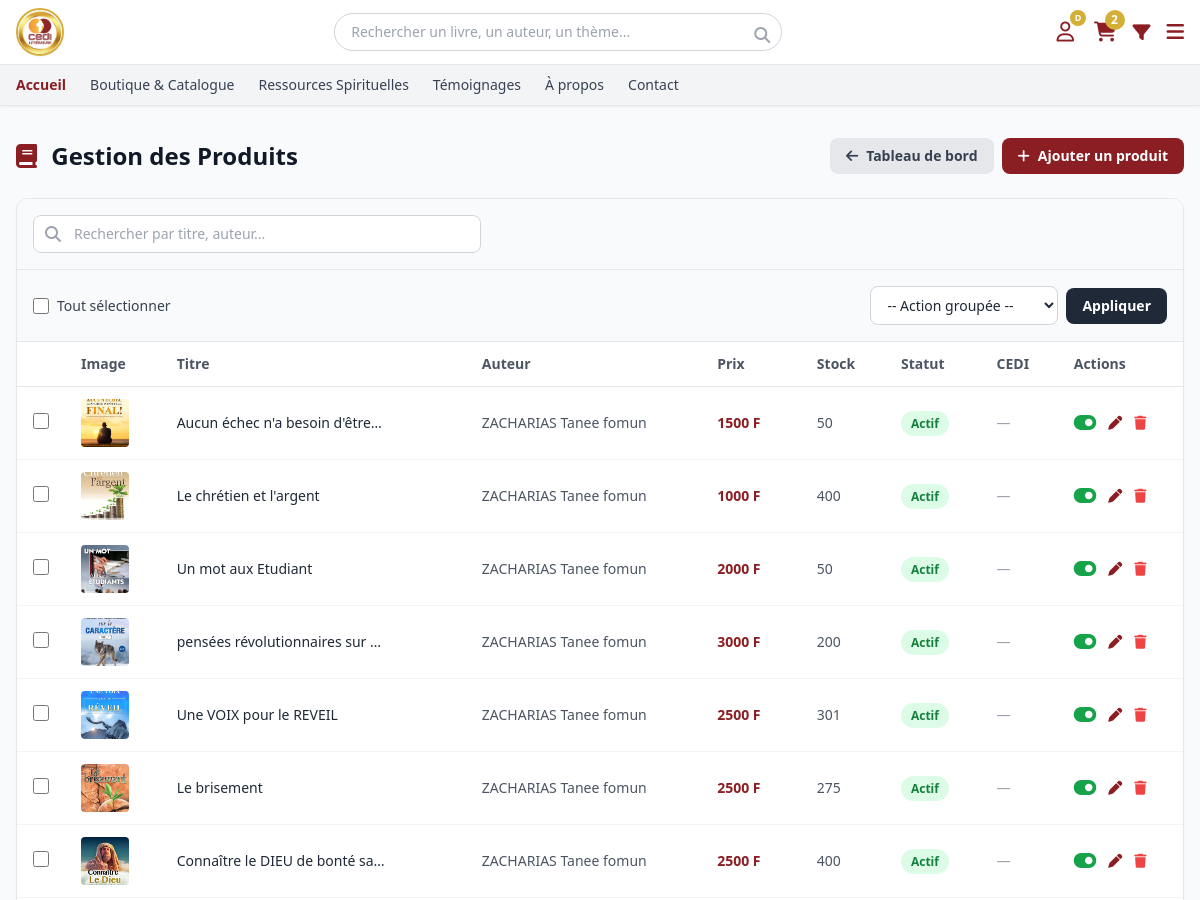
Before: /admin_produits/ (signed in, upper part) with the older database file.
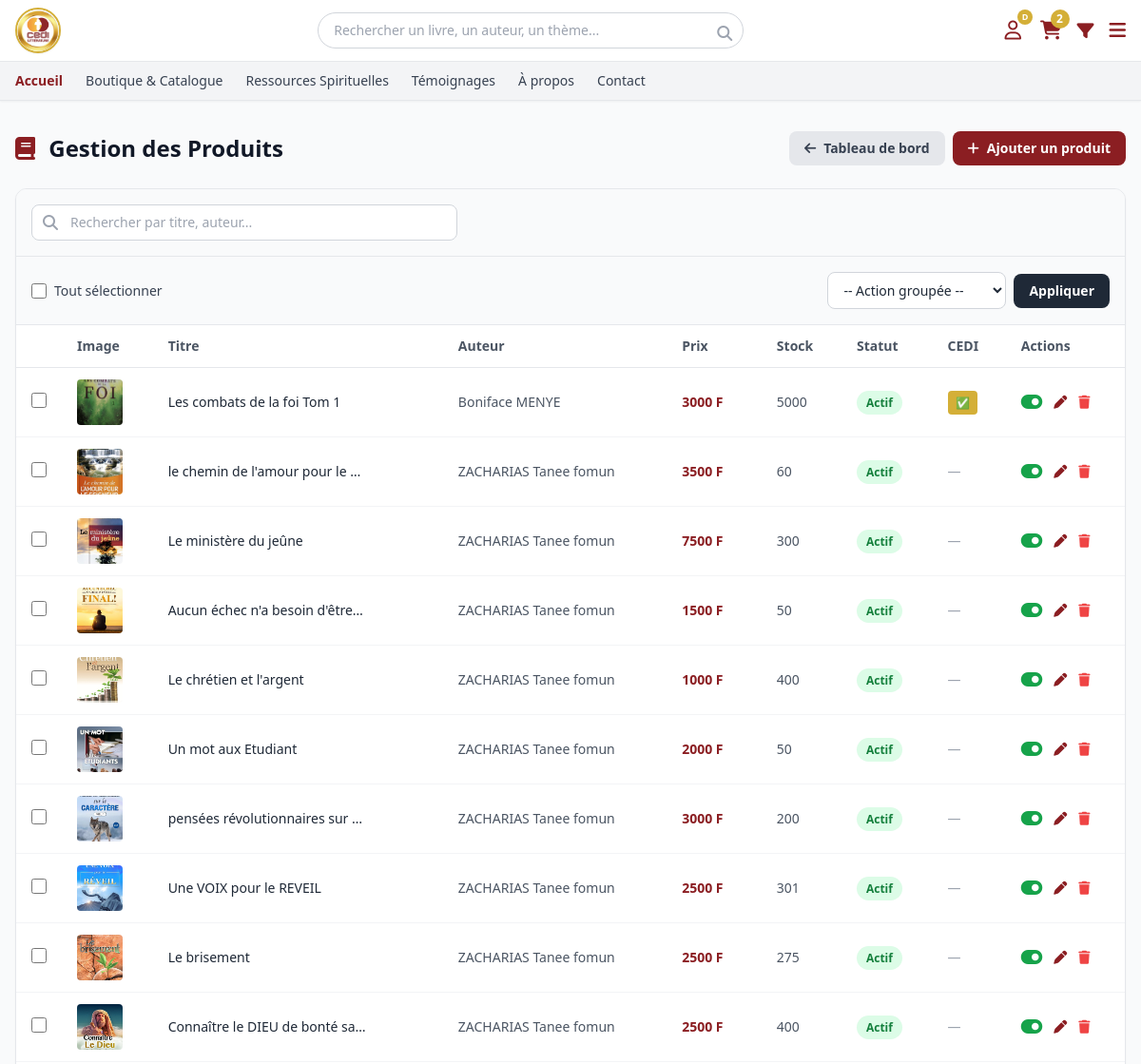
After: the same page with the newer database file.
### appcedi/models.py (models this page shows, shortened)
class Produit(models.Model):
    TYPES = (('livre', 'Livre'), ('bible', 'Bible'), ('cd', 'CD'), ('cadeau', 'Cadeau'))
    titre = models.CharField(max_length=255)
    auteur = models.CharField(max_length=255, blank=True, null=True)
    editeur = models.CharField(max_length=255, blank=True, null=True)
    isbn = models.CharField(max_length=20, blank=True, null=True)
    description = models.TextField()
    nombre_pages = models.PositiveIntegerField(blank=True, null=True, verbose_name="Nombre de pages")
    prix = models.IntegerField()
    poids = models.FloatField(blank=True, null=True)
    type_produit = models.CharField(max_length=20, choices=TYPES, default='livre')
    est_edition_cedi = models.BooleanField(default=False)
    quantite_stock = models.IntegerField(default=0)
    seuil_alerte = models.IntegerField(default=3)
    statut = models.BooleanField(default=True)
    categories = models.ManyToManyField(Categorie, through='ProduitCategorie', blank=True)
    def image_principale(self):
        img = self.images.filter(est_principale=True).first()
        if not img:
            img = self.images.first()
        return img

class Image(models.Model):
    produit = models.ForeignKey(Produit, on_delete=models.CASCADE, related_name='images')
    url_image = models.ImageField(upload_to='produits/')
    est_principale = models.BooleanField(default=False)

### appcedi/views.py (the view)
# urls.py: path('admin_produits/', views.liste_produits, name='liste_produits'),
@login_required
@user_passes_test(est_gestionnaire_stock)
def liste_produits(request):
    query = request.GET.get('q', '').strip()
    produits = Produit.objects.all().order_by('-id')
    if query:
        produits = produits.filter(
            Q(titre__icontains=query) | Q(auteur__icontains=query) | Q(isbn__icontains=query)
        )
    if request.headers.get('x-requested-with') == 'XMLHttpRequest':
        html = render_to_string('appcedi/admin/partials/_produits_rows.html', {'produits': produits})
        return JsonResponse({'html': html})
    return render(request, 'appcedi/admin/liste_produits.html', {'produits': produits})

### appcedi/context_processors.py (called while the page is built, shortened)
def panier_context(request):
    panier = None
    nombre_articles = 0
    souhaits_ids = []
    if request.user.is_authenticated:
        try:
            panier = Panier.objects.get(utilisateur=request.user)
        except Panier.DoesNotExist:
            pass
        souhaits_ids = list(ListeSouhaits.objects.filter(utilisateur=request.user).values_list('produit_id', flat=True))
    if panier:
        nombre_articles = sum(article.quantite for article in panier.articles.all())
    return {
        'nombre_articles_panier': nombre_articles,
        'categories_menu': Categorie.objects.all(),
        'souhaits_ids': souhaits_ids, # 👈 Ajouté ici
    }

### appcedi/views.py (called while the page is built)
def est_admin(user):
    return user.is_superuser or (hasattr(user, 'profil') and user.profil.role == 'admin')

def est_gestionnaire_stock(user):
    return est_admin(user) or (hasattr(user, 'profil') and user.profil.role == 'gestionnaire_stock')

### templates/appcedi/admin/liste_produits.html (shortened to what this page needs)
{% extends 'appcedi/admin/base_admin.html' %}
{% block admin_title %}<i class="fa-solid fa-book text-cediRed mr-2"></i> Gestion des Produits{% endblock %}
{% block admin_actions %}
<div class="flex flex-wrap items-center gap-2">
    <a href="{% url 'tableau_de_bord' %}" class="bg-gray-200 text-gray-700 px-4 py-2 rounded-lg hover:bg-gray-300 transition text-sm font-bold flex items-center gap-2">
        <i class="fa-solid fa-arrow-left"></i> Tableau de bord
    </a>
    <a href="{% url 'ajouter_produit' %}" class="bg-cediRed text-white px-4 py-2 rounded-lg hover:bg-cediRedDark transition text-sm font-bold flex items-center gap-2">
        <i class="fa-solid fa-plus"></i> Ajouter un produit
    </a>
</div>
{% endblock %}
{% block admin_content %}
<div class="bg-white rounded-xl shadow-sm border border-gray-200 overflow-hidden">
    <div class="p-4 border-b border-gray-200 bg-gray-50">
        <div class="relative w-full md:max-w-md">
            <i class="fa-solid fa-magnifying-glass absolute left-3 top-1/2 -translate-y-1/2 text-gray-400"></i>
            <input type="text" id="search-produits" placeholder="Rechercher par titre, auteur..."
                   class="w-full pl-10 pr-4 py-2 border border-gray-300 rounded-lg text-sm focus:outline-none focus:border-cediRed focus:ring-1 focus:ring-cediRed transition">
        </div>
    </div>
    <form method="POST" action="{% url 'actions_produits_bulk' %}" id="bulk-form">
        <div class="p-4 border-b border-gray-200 bg-gray-50 flex flex-col sm:flex-row items-stretch sm:items-center justify-between gap-4">
            <div class="flex items-center gap-2">
                <input type="checkbox" id="select-all" class="accent-cediRed w-4 h-4 cursor-pointer">
                <label for="select-all" class="text-sm font-medium text-gray-700 cursor-pointer">Tout sélectionner</label>
            </div>
            <div class="flex items-center gap-2">
                <select name="action" required class="border border-gray-300 rounded-lg px-3 py-2 text-sm focus:outline-none focus:border-cediRed bg-white w-full sm:w-auto">
                    <option value="">-- Action groupée --</option>
                </select>
                <button type="submit" onclick="return confirm('Appliquer cette action aux produits sélectionnés ?');" class="bg-gray-800 text-white px-4 py-2 rounded-lg text-sm font-bold hover:bg-gray-900 transition whitespace-nowrap">
                    Appliquer
                </button>
            </div>
        </div>
        <div class="overflow-x-auto">
            <table class="w-full text-sm">
                <thead class="bg-white border-b border-gray-200">
                    <tr>
                        <th class="px-4 py-3 text-center w-10"></th>
                        <th class="px-4 py-3 text-left font-semibold text-gray-600">Image</th>
                        <th class="px-4 py-3 text-left font-semibold text-gray-600">Titre</th>
                        <th class="px-4 py-3 text-left font-semibold text-gray-600">Auteur</th>
                        <th class="px-4 py-3 text-left font-semibold text-gray-600">Prix</th>
                        <th class="px-4 py-3 text-left font-semibold text-gray-600">Stock</th>
                        <th class="px-4 py-3 text-left font-semibold text-gray-600">Statut</th>
                        <th class="px-4 py-3 text-left font-semibold text-gray-600">CEDI</th>
                        <th class="px-4 py-3 text-left font-semibold text-gray-600">Actions</th>
                    </tr>
                </thead>
                <tbody id="produits-tbody" class="divide-y divide-gray-100">
                    {% include 'appcedi/admin/partials/_produits_rows.html' %}
                </tbody>
            </table>
        </div>
    </form>
</div>
{% endblock %}

### templates/appcedi/admin/partials/_produits_rows.html
{% for produit in produits %}
<tr class="hover:bg-gray-50">
    <td class="px-4 py-3 text-center">
        <input type="checkbox" name="produit_ids" value="{{ produit.id }}" class="product-checkbox accent-cediRed w-4 h-4 cursor-pointer">
    </td>
    <td class="px-4 py-3">
        {% with produit.image_principale as img %}
           {% if img %}
           <img src="{{ img.url_image.url }}" class="w-12 h-12 object-cover rounded" alt="{{ produit.titre }}">
            {% else %}
            <div class="w-12 h-12 bg-gray-200 rounded flex items-center justify-center text-gray-400 text-xs">📷</div>
            {% endif %}
        {% endwith %}
    </td>
    <td class="px-4 py-3 font-medium text-gray-800">{{ produit.titre|truncatechars:30 }}</td>
    <td class="px-4 py-3 text-gray-600">{{ produit.auteur|default:"-" }}</td>
    <td class="px-4 py-3 font-bold text-cediRed">{{ produit.prix|floatformat:0 }} F</td>
    <td class="px-4 py-3 {% if produit.quantite_stock < 3 %}text-red-600 font-bold{% else %}text-gray-600{% endif %}">
        {{ produit.quantite_stock }}
    </td>
    <td class="px-4 py-3">
        {% if produit.statut == True or produit.statut == 'actif' or produit.statut == 'ACTIF' %}
            <span class="bg-green-100 text-green-700 text-xs px-2.5 py-1 rounded-full font-semibold">Actif</span>
        {% else %}
            <span class="bg-gray-100 text-gray-600 text-xs px-2.5 py-1 rounded-full font-semibold">Inactif</span>
        {% endif %}
    </td>
    <td class="px-4 py-3">{% if produit.est_edition_cedi %}<span class="bg-cediGold text-white text-xs px-2 py-1 rounded">✅</span>{% else %}<span class="text-gray-400">—</span>{% endif %}</td>
    <td class="px-4 py-3">
        <div class="flex items-center gap-3">
            <a href="{% url 'basculer_statut_produit' produit.id %}" title="Basculer statut" class="{% if produit.statut == True or produit.statut == 'actif' or produit.statut == 'ACTIF' %}text-green-600 hover:text-green-800{% else %}text-gray-400 hover:text-gray-600{% endif %} transition text-base">
                {% if produit.statut == True or produit.statut == 'actif' or produit.statut == 'ACTIF' %}
                    <i class="fa-solid fa-toggle-on text-xl"></i>
                {% else %}
                    <i class="fa-solid fa-toggle-off text-xl"></i>
                {% endif %}
            </a>
            <a href="{% url 'modifier_produit' produit.id %}" class="text-cediRed hover:text-cediRedDark transition" title="Modifier"><i class="fa-solid fa-pen"></i></a>
            <a href="{% url 'supprimer_produit' produit.id %}" class="text-red-500 hover:text-red-700 transition" title="Supprimer"><i class="fa-solid fa-trash"></i></a>
        </div>
    </td>
</tr>
{% empty %}
<tr>
    <td colspan="9" class="px-4 py-8 text-center text-gray-500">Aucun produit trouvé. <a href="{% url 'ajouter_produit' %}" class="text-cediRed hover:underline">Ajoutez-en un !</a></td>
</tr>
{% endfor %}

Changed rows visible on the page:
added Produit: image_principale.url_image (picture), titre "Les combats de la foi Tom 1", auteur "Boniface MENYE", prix "3000", quantite_stock "5000", statut "Actif"
added Produit: image_principale.url_image (picture), titre "le chemin de l'amour pour le …", auteur "ZACHARIAS Tanee fomun", prix "3500", quantite_stock "60", statut "Actif"
added Produit: image_principale.url_image (picture), titre "Le ministère du jeûne", auteur "ZACHARIAS Tanee fomun", prix "7500", quantite_stock "300", statut "Actif"
